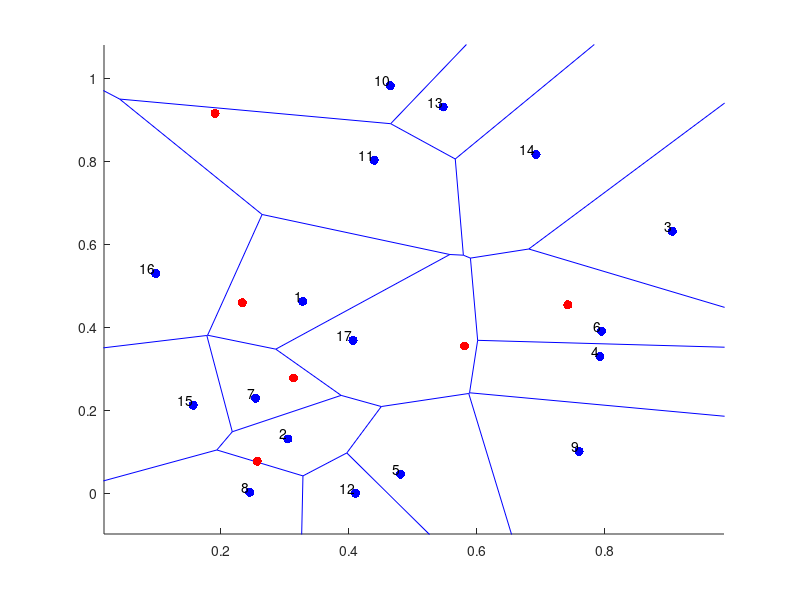

Reproduce this figure in MATLAB.
% This code generates a Voronoi-Poisson tessellation
% A (homogeneous) Poisson point process (PPP) is created on a rectangle.
% Then the Voronoi tesselation is found using the MATLAB function[1], which
% is based on the Qhull project[2] .
% All points (or cells) of the PPP are numbered arbitrarily.
% In each *bounded* Voronoi cell a new point is uniformly placed.
%
% The placement step is done by first dividing each (bounded) Voronoi cell
% (ie an irregular polygon) with, say, m sides into m scalene triangles.
% The i th triangle is then randomly chosen based on the ratio of areas.
% A point is then uniformly placed on the i th triangle (via eq. 1 in [3]).
% The placement step is repeated for all bounded Voronoi cells.
%
% A Voronoi diagram is displayed over the PPP. Points of the underlying PPP
% are marked green and blue if they are located respectively in bounded and
% unbounded Voronoi cells. The uniformly placed points in the bounded
% cells are marked red.
%
% If there are no bounded Voronoi cells, no diagram is created.
%
% Author: H.Paul Keeler, 2019
%
% [1] http://www.mathworks.com.au/help/matlab/ref/voronoin.html
% [2] http://www.qhull.org/
% [2] Osada, R., Funkhouser, T., Chazelle, B. and Dobkin. D.,
% "Shape distributions", ACM Transactions on Graphics, vol 21, issue 4,
% 2002

clearvars; close all; clc;

%Simulation window parameters
xMin=0;
xMax=1;
yMin=0;
yMax=1;
%rectangle dimensions
xDelta=xMax-xMin; %width 
yDelta=yMax-yMin; %height
areaTotal=xDelta*yDelta; %area of simulation window

%Point process parameters
lambda=20; %intensity (ie mean density) of the Poisson process

%Simulate Poisson point process
numbPoints=poissrnd(areaTotal*lambda);%Poisson number of points
xx=xDelta*(rand(numbPoints,1))+xMin;%x coordinates of Poisson points
yy=xDelta*(rand(numbPoints,1))+yMin;%y coordinates of Poisson points

xxyy=[xx(:) yy(:)]; %combine x and y coordinates
%Perform Voronoi tesseslation using built-in function
[vertexAll,cellAll]=voronoin(xxyy);
%vertexAll is x/y coordinates of all vertices
numbCells=numbPoints; %number of Voronoi cells (including unbounded)

%initiate arrays
booleBounded=zeros(numbCells,1);
uu=zeros(numbCells,1);
vv=zeros(numbCells,1);

%Loop through for all Voronoi cells
for ii=1:numbCells
    %check for unbounded cells (index 1 corresponds to a point at infinity)
    booleBounded(ii)=~(any((cellAll{ii})==1));
    
    %checks if the Voronoi cell is bounded. if bounded, calculates its area
    %and assigns a single point uniformly in the Voronoi cell.
    
    %%%START-- Randomly place a point in a bounded Voronoi cell --START%%%
    if booleBounded(ii)
        xx0=xx(ii);yy0=yy(ii); %the (Poisson) point of the Voronoi cell
        %x/y values for current cell
        xxCell=vertexAll(cellAll{ii},1);
        yyCell=vertexAll(cellAll{ii},2);
        
        %%% START -- Caclulate areas of triangles -- START%%%
        %calculate area of triangles of bounded cell (ie irregular polygon)
        numbTri=length(xxCell); %number of triangles
        %create some indices for calculating triangle areas
        indexVertex=1:(numbTri+1); %number vertices
        indexVertex(end)=1; %repeat first index (ie returns to the start)
        indexVertex1=indexVertex(1:numbTri); %first vertex index
        indexVertex2=indexVertex(2:numbTri+1);  %second vertex index
        %calculate areas of triangles using shoelace formula
        areaTri=abs((xxCell(indexVertex1)-xx0).*(yyCell(indexVertex2)-yy0)...
            -(xxCell(indexVertex2)-xx0).*(yyCell(indexVertex1)-yy0))/2;
        areaPoly=sum(areaTri); %total area of cell/polygon
        %%%END-- Caclulate areas of triangles -- END%%%
        
        %%%START -- Randomly placing point -- START%%%
        %%% place a point uniformaly in the (bounded) polygon
        %randomly choose the triangle (from the set that forms the polygon)
        cdfTri=cumsum(areaTri)/areaPoly; %create triangle CDF
        indexTri=find(rand(1,1)<=cdfTri,1); %use CDF to choose #
        
        indexVertex1=indexVertex(indexTri); %first vertex index
        indexVertex2=indexVertex(indexTri+1); %second vertex index
        %for all triangles
        xxTri=[xx0, xxCell(indexVertex1),xxCell(indexVertex2)];
        yyTri=[yy0, yyCell(indexVertex1),yyCell(indexVertex2)];
        
        %create two sets of uniform random variables on unit interval
        uniRand1=rand(1,1); uniRand2=rand(1,1);
        
        %point is uniformly placed in the triangle via equation (1)in [2]
        %x coordinate (via eq. 1 in [3])
        uu(ii)=(1-sqrt(uniRand1))*xxTri(1)...
            +sqrt(uniRand1)*(1-uniRand2)*xxTri(2)...
            +sqrt(uniRand1)*uniRand2*xxTri(3);
        %y coordinate (via eq. 1 in [3])
        vv(ii)=(1-sqrt(uniRand1))*yyTri(1)...
            +sqrt(uniRand1)*(1-uniRand2)*yyTri(2)...
            +sqrt(uniRand1)*uniRand2*yyTri(3);
        %%%END -- Randomly placing point -- END%%%
        
    end
    %%% END -- Randomly place a point in a Voronoi cell -- END%%%
end

indexBounded=find(booleBounded==1); %find bounded cells
%remove unbounded cells
uu=uu(indexBounded); 
vv=vv(indexBounded); 
numbBounded=length(indexBounded); %number of bounded cells
percentBound=numbBounded/numbCells; %percent of bounded Voronoi cells

%%%START -- Plotting section -- START%%%
if (numbBounded>0)
    figure; hold on;
    %create voronoi diagram on the point pattern
    voronoi(xx,yy);
    %plot the underlying point pattern
    plot(xx,yy,'b.','MarkerSize',20);        
    %put a red point uniformly in each bounded Voronoi cell
    plot(uu,vv,'r.','MarkerSize',20);
    
    %number the points/cells
    labels=cellstr(num2str((1:numbPoints)'));%labels correspond to their order
    text(xx, yy, labels, 'VerticalAlignment','bottom', ...
        'HorizontalAlignment','right');    
end
%%%END -- Plotting section -- END%%%